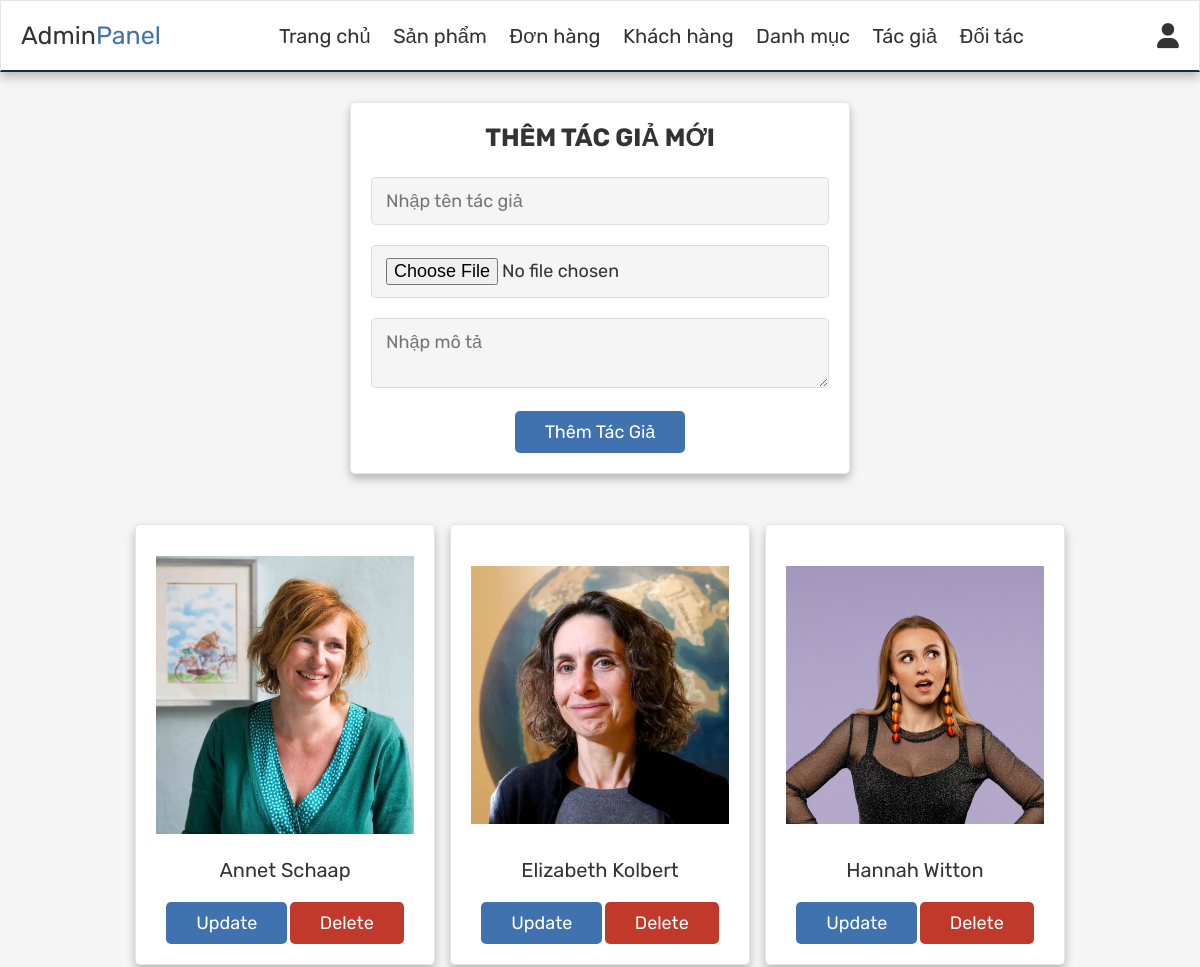
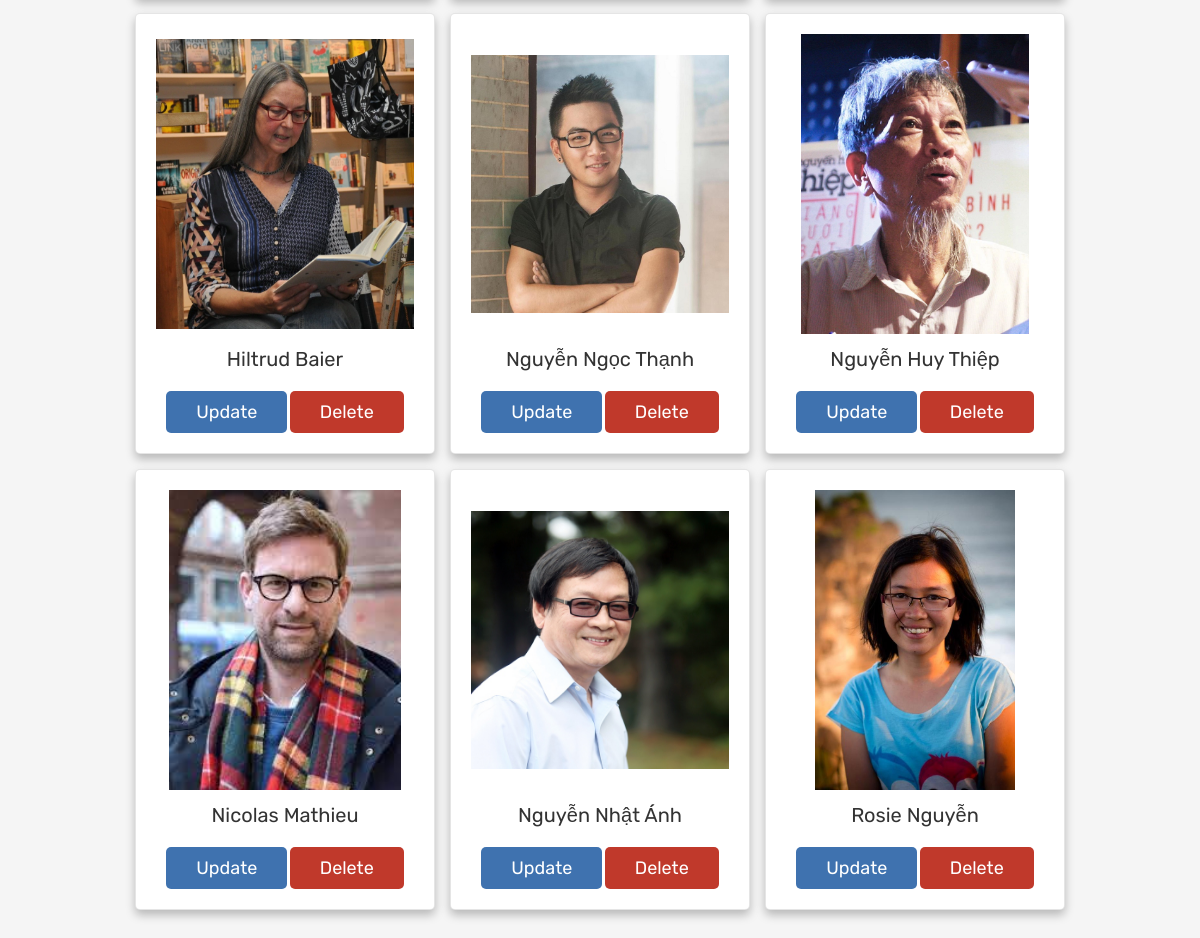
/admin/admin_authors.php (signed in), run on the app's committed database (2 pictures, top to bottom).
### tables this page shows
CREATE TABLE `author` (
  `id` int NOT NULL,
  `name` varchar(255) NOT NULL,
  `description` text,
  `Image` varchar(255) DEFAULT NULL
);

### admin/admin_authors.php (the view, shortened to what this page needs)
<?php
   include 'config.php';
?>
<!DOCTYPE html>
   <html lang="en">
      <head>
         <link rel="stylesheet" href="https://cdnjs.cloudflare.com/ajax/libs/font-awesome/6.0.0/css/all.min.css">
         <link rel="stylesheet" href="../style/admin_style.css">
      </head>
      <body>
   <?php include 'admin_header.php'; ?>
   <section class="add-products">
   <form action="" method="post" enctype="multipart/form-data">
      <h3>Thêm tác giả mới</h3>
      <input type="text" name="name" class="box" placeholder="Nhập tên tác giả" required>
      <input type="file" name="image" accept="image/jpg, image/jpeg, image/png, image/webp" class="box" required>
      <textarea name="description" class="box" placeholder="Nhập mô tả" required></textarea>
      <input type="submit" value="Thêm tác giả" name="add_author" class="btn">
   </form>
   </section>
   <section class="show-products">
      <div class="box-container">
         <?php
            $select_authors = mysqli_query($conn, "SELECT * FROM `author`") or die('query failed');
            if(mysqli_num_rows($select_authors) > 0){
               while($fetch_authors = mysqli_fetch_assoc($select_authors)){
         ?>
         <div class="box">
            <img src="../images/authors/<?php echo $fetch_authors['Image']; ?>" alt="">
            <div class="name"><?php echo $fetch_authors['name']; ?></div>
            <a href="admin_authors.php?update=<?php echo $fetch_authors['id']; ?>" class="option-btn">update</a>
            <a href="admin_authors.php?delete=<?php echo $fetch_authors['id']; ?>" class="delete-btn" onclick="return confirm('Xóa tác giả này?');">delete</a>
         </div>
         <?php
               }
            }else{
               echo '<p class="empty">Chưa có tác giả nào được thêm!</p>';
            }
         ?>
      </div>
   </section>
   </body>
</html>

### style/admin_style.css (style rules this page uses)
:root { --blue:#8e44ad; --red:#c0392b; --orange:#f39c12; --black:#333; --white:#fff; --light-color:#666; --light-white:#ccc; --light-bg:#f5f5f5; --border:.1rem solid var(--black); --box-shadow:0 .5rem 1rem rgba(0,0,0,.1); --blue: #3F72AF; --darkblue: #112D4E; --border: 0.1rem solid rgba(0, 0, 0, 0.1); --box-shadow: 0 0.5rem 1rem rgba(0, 0, 0, 0.25); }
* { font-family: 'Rubik', sans-serif; margin:0; padding:0; box-sizing: border-box; outline: none; border:none; text-decoration: none; transition:all .2s linear; }
html { font-size: 62.5%; overflow-x: hidden; }
body { background-color: var(--light-bg); }
section { padding:3rem 2rem; }
.btn, .option-btn, .delete-btn, .white-btn { display: inline-block; margin-top: 1rem; padding:1rem 3rem; cursor: pointer; color:var(--white); background-color: var(--blue); font-size: 1.8rem; border-radius: .5rem; text-transform: capitalize; }
.white-btn, .btn { background-color: var(--blue); }
.option-btn { background-color: var(--blue); }
.delete-btn { background-color: var(--red); }
.add-products form { background-color: var(--white); border-radius: .5rem; padding:2rem; text-align: center; box-shadow: var(--box-shadow); border:var(--border); max-width: 50rem; margin:0 auto; }
.add-products form h3 { font-size: 2.5rem; text-transform: uppercase; color:var(--black); margin-bottom: 1.5rem; }
.add-products form .box { width: 100%; background-color: var(--light-bg); border-radius: .5rem; margin:1rem 0; padding:1.2rem 1.4rem; color:var(--black); font-size: 1.8rem; border:var(--border); }
.show-products .box-container { display: grid; grid-template-columns: repeat(auto-fit, 30rem); justify-content: center; gap:1.5rem; max-width:1600px; margin:0 auto; align-items: flex-start; }
.show-products { padding-top: 20px; }
.show-products .box-container .box { text-align: center; padding:2rem; border-radius: .5rem; border:var(--border); box-shadow: var(--box-shadow); background-color: var(--white); }
.show-products .box-container .box img { width: 100%; overflow: hidden; object-fit: contain; height: 30rem; }
.show-products .box-container .box .name { padding:1rem 0; font-size: 2rem; color:var(--black); }

### data on the page
author: Image (picture), name "Annet Schaap"
author: Image (picture), name "Elizabeth Kolbert"
author: Image (picture), name "Hannah Witton"
author: Image (picture), name "Hiltrud Baier"
author: Image (picture), name "Nguyễn Ngọc Thạnh"
author: Image (picture), name "Nguyễn Huy Thiệp"
author: Image (picture), name "Nicolas Mathieu"
author: Image (picture), name "Nguyễn Nhật Ánh"
author: Image (picture), name "Rosie Nguyễn"
